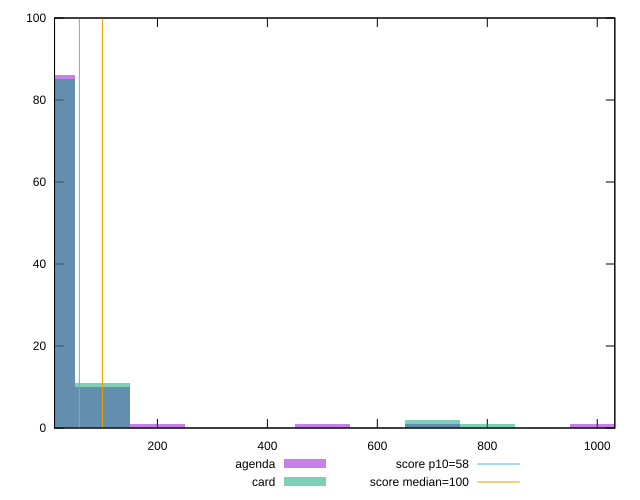

Write gnuplot code to recreate this figure.
reset

$agenda <<EOF
499.84900732763435 1
699.7886102586881 1
999.6980146552687 1
0 86
99.96980146552687 10
199.93960293105374 1
EOF

$card <<EOF
799.758411724215 1
699.7886102586881 2
99.96980146552687 11
0 85
EOF

set key outside below
set boxwidth 99.96980146552687
set xrange [12.8:1032]
set yrange [0:100]
set trange [0:100]
set style fill transparent solid 0.5 noborder

set parametric
set terminal svg size 640, 500 enhanced background rgb 'white'
set output "report/report_00029_2021-02-24T13-36-40.390Z/estimated-input-latency/comparison/histogram/1_vs_2.svg"

plot $agenda title "agenda" with boxes, \
     $card title "card" with boxes, \
     58,t title "score p10=58", \
     100,t title "score median=100"

reset
